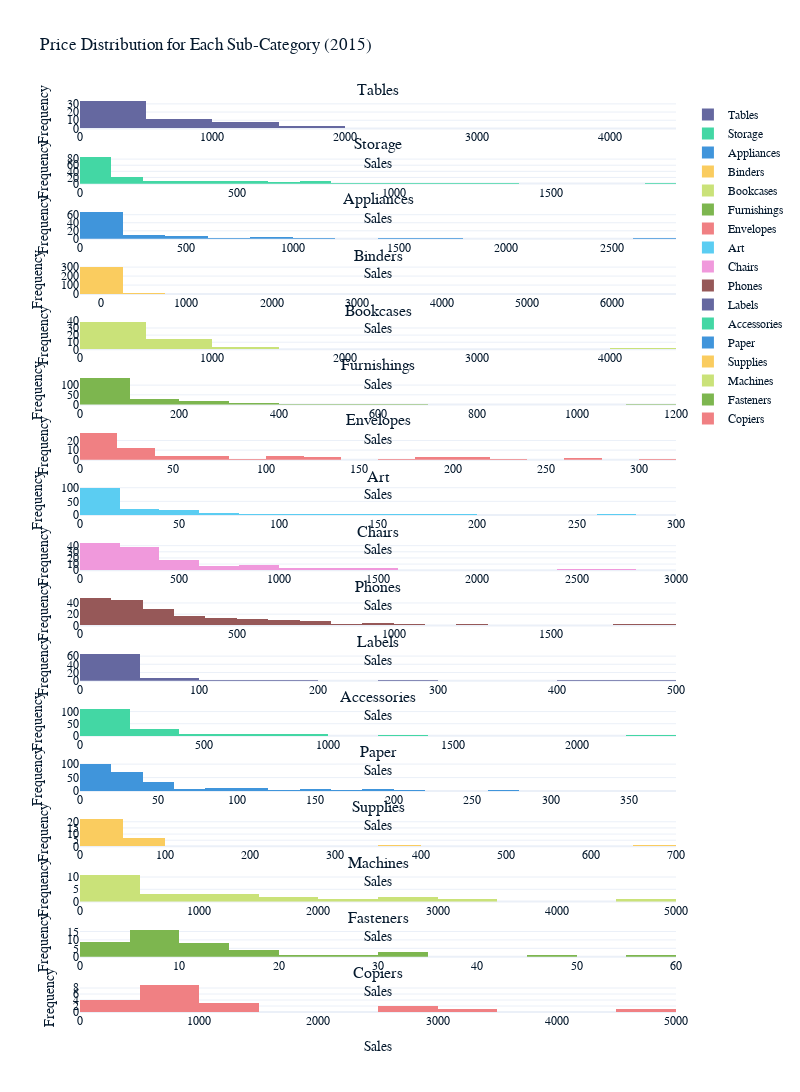

This figure's notebook cell:
### Code cell
import plotly.express as px
import plotly.graph_objects as go
from plotly.subplots import make_subplots

superstore_data_curr = superstore_data[superstore_data['Order Date'].dt.year == CURRENT_YEAR]

# Plot histogram of price distribution for each subcategory
subcategories = superstore_data_curr['Sub-Category'].unique()

# Create a subplot with one row per subcategory
fig = make_subplots(rows=len(subcategories), cols=1, subplot_titles=subcategories)

for i, subcategory in enumerate(subcategories):
    subcategory_data = superstore_data_curr[superstore_data_curr['Sub-Category'] == subcategory]
    hist = go.Histogram(x=subcategory_data['Sales'], nbinsx=20, name=subcategory)
    fig.add_trace(hist, row=i+1, col=1)

# Update layout
fig.update_layout(height=400*len(subcategories), width=800, title_text=f"Price Distribution for Each Sub-Category ({CURRENT_YEAR})")
fig.update_xaxes(title_text="Sales")
fig.update_yaxes(title_text="Frequency")

fig.show()

### Figure 1 — Plotly figure (JSON) as saved in the notebook; plotly's stock layout.template omitted (floating-point values rounded to 4 significant figures; data arrays with more than 128 entries replaced by an {"elided": "..."} marker saying what was removed)
{"data": [{"name": "Tables", "nbinsx": 20, "x": [957.6, 1045.0, 787.5, 622.4, 1039.0, 375.5, 918.8, 369.9, 393.2, 1091.0, 1618.0, 912.8, 1005.0, 172.0, 382.8, 1018.0, 207.0, 170.1, 1024.0, 710.8, 209.7, 214.1, 653.5, 244.0, 344.2, 284.4, 796.4, 802.0, 802.0, 27.41, 696.4, 253.2, 493.9, 35.54, 364.9, 199.8, 51.59, 347.4, 302.0, 102.4, 358.6, 1913.0, 1053.0, 1549.0, 446.1, 241.6, 277.5, 1253.0, 191.5, 481.2, 610.0, 211.4, 364.8, 103.5, 4298.0, 3394.0, 273.6, 85.98], "type": "histogram", "xaxis": "x", "yaxis": "y"}, {"name": "Storage", "nbinsx": 20, "x": {"elided": "171 float values"}, "type": "histogram", "xaxis": "x2", "yaxis": "y2"}, {"name": "Appliances", "nbinsx": 20, "x": [68.81, 8.652, 103.9, 152.9, 555.2, 406.6, 28.84, 134.5, 45.22, 356.0, 644.1, 845.7, 60.67, 523.2, 107.0, 434.4, 3.552, 88.83, 137.6, 541.4, 43.26, 43.56, 60.69, 194.3, 826.1, 32.78, 6.992, 106.0, 1448.0, 32.19, 60.98, 387.1, 5.768, 206.4, 121.8, 68.94, 43.56, 61.96, 98.11, 542.9, 25.86, 73.28, 48.63, 23.7, 18.2, 463.2, 75.84, 20.77, 182.9, 1641.0, 160.3, 7.78, 29.4, 1158.0, 715.6, 415.0, 19.57, 272.4, 73.16, 8.39, 962.1, 133.5, 113.9, 19.75, 44.43, 31.08, 163.4, 53.09, 2625.0, 850.5, 325.6, 186.7, 203.9, 77.58, 293.5, 98.35, 70.97, 181.0, 87.36, 370.1, 3.552, 24.59, 26.88, 111.0, 36.27, 61.44, 143.1, 269.9, 123.9, 45.28, 186.1, 35.21, 197.7, 13.11], "type": "histogram", "xaxis": "x3", "yaxis": "y3"}, {"name": "Binders", "nbinsx": 20, "x": {"elided": "318 float values"}, "type": "histogram", "xaxis": "x4", "yaxis": "y4"}, {"name": "Bookcases", "nbinsx": 20, "x": [3083.0, 532.4, 899.1, 626.4, 452.4, 35.49, 186.0, 61.96, 590.1, 359.1, 359.1, 411.3, 293.2, 142.0, 425.8, 46.38, 1553.0, 302.0, 1407.0, 300.0, 195.5, 704.9, 194.3, 120.7, 142.0, 362.0, 352.4, 512.9, 231.9, 161.0, 246.1, 384.9, 913.4, 586.4, 69.58, 283.9, 687.4, 1352.0, 4229.0, 2004.0, 66.29, 681.4, 290.4, 449.6, 510.0, 523.3, 171.0, 127.8, 145.8, 307.7, 512.5, 359.5, 131.1, 1228.0, 482.9, 301.5, 369.2, 614.0, 4405.0, 683.3, 383.5], "type": "histogram", "xaxis": "x5", "yaxis": "y5"}, {"name": "Furnishings", "nbinsx": 20, "x": {"elided": "200 float values"}, "type": "histogram", "xaxis": "x6", "yaxis": "y6"}, {"name": "Envelopes", "nbinsx": 20, "x": [3.264, 113.3, 201.0, 14.28, 105.4, 52.51, 201.0, 186.7, 10.67, 7.08, 6.208, 15.28, 101.9, 79.96, 14.75, 106.8, 29.34, 26.22, 33.96, 17.48, 124.5, 6.608, 51.12, 17.94, 8.688, 11.8, 28.75, 167.9, 27.31, 7.92, 17.48, 71.88, 186.7, 271.4, 137.2, 12.22, 12.54, 55.94, 24.4, 27.18, 12.24, 17.94, 57.96, 15.52, 271.4, 122.0, 62.24, 22.92, 210.8, 311.1, 98.46, 7.38, 21.34, 19.87, 17.48, 74.52, 4.464, 7.824, 181.0, 223.9, 16.56, 15.56, 31.12, 15.84, 12.22, 39.98, 23.99], "type": "histogram", "xaxis": "x7", "yaxis": "y7"}, {"name": "Art", "nbinsx": 20, "x": {"elided": "167 float values"}, "type": "histogram", "xaxis": "x8", "yaxis": "y8"}, {"name": "Chairs", "nbinsx": 20, "x": {"elided": "133 float values"}, "type": "histogram", "xaxis": "x9", "yaxis": "y9"}, {"name": "Phones", "nbinsx": 20, "x": {"elided": "199 float values"}, "type": "histogram", "xaxis": "x10", "yaxis": "y10"}, {"name": "Labels", "nbinsx": 20, "x": [75.18, 23.68, 2.61, 294.9, 47.36, 97.7, 21.56, 3.08, 13.05, 427.4, 3.75, 41.4, 196.6, 21.56, 7.38, 9.96, 40.1, 14.62, 14.62, 5.76, 5.04, 15.75, 9.216, 12.6, 4.608, 8.64, 2.61, 12.39, 19.82, 8.64, 8.856, 16.52, 21.93, 7.31, 9.24, 11.7, 61.06, 18.43, 20.7, 14.94, 3.15, 87.71, 23.9, 11.7, 491.6, 5.904, 4.608, 18.9, 16.52, 12, 12.6, 5.04, 4.608, 146.5, 5.76, 8.26, 87.71, 11.78, 7.5, 9.82, 12.6, 6.264, 5.04, 6.912, 31.05, 25.06, 50.12, 28.91, 5.904, 12.39, 5.904, 6.912, 35.52, 24.42, 9, 31.05, 31.5], "type": "histogram", "xaxis": "x11", "yaxis": "y11"}, {"name": "Accessories", "nbinsx": 20, "x": {"elided": "166 float values"}, "type": "histogram", "xaxis": "x12", "yaxis": "y12"}, {"name": "Paper", "nbinsx": 20, "x": {"elided": "272 float values"}, "type": "histogram", "xaxis": "x13", "yaxis": "y13"}, {"name": "Supplies", "nbinsx": 20, "x": [15.88, 70.12, 666.2, 8.72, 7.3, 51.52, 32.94, 33.36, 12.88, 29.7, 31.68, 5.84, 16.9, 41.38, 40.92, 69.12, 357.9, 23.04, 88.96, 5.888, 35.06, 25.76, 10.94, 52.59, 55.6, 27.2, 22.37, 3.488, 47.19, 6.36, 55.6], "type": "histogram", "xaxis": "x14", "yaxis": "y14"}, {"name": "Machines", "nbinsx": 20, "x": [1188.0, 480.0, 482.3, 1380.0, 240.0, 1920.0, 1800.0, 465.0, 59.99, 3080, 558.4, 2322.0, 629.9, 32.98, 71.98, 2549.0, 83.9, 480.0, 2973.0, 4644.0, 600.5, 1036.0, 287.9, 399.5], "type": "histogram", "xaxis": "x15", "yaxis": "y15"}, {"name": "Fasteners", "nbinsx": 20, "x": [5.584, 4.96, 22.2, 3.96, 10.42, 1.448, 5.84, 26.18, 10.65, 3.168, 17.45, 10.58, 5, 7.86, 7.9, 9.42, 45.92, 5.04, 12.03, 55.1, 15.8, 5.04, 31.56, 11.52, 4.512, 18.86, 7.24, 34.44, 1.24, 12.58, 10.9, 8.72, 3.488, 7.104, 5.43, 2.48, 16, 5.81, 7.56, 14.43, 7.24, 31.5, 8.04, 3.008], "type": "histogram", "xaxis": "x16", "yaxis": "y16"}, {"name": "Copiers", "nbinsx": 20, "x": [960.0, 600.0, 3150.0, 1120.0, 480.0, 2800.0, 440.0, 900.0, 880.0, 1000.0, 800.0, 440.0, 2800.0, 600.0, 550.0, 1200.0, 1440.0, 640.0, 480.0, 4900.0], "type": "histogram", "xaxis": "x17", "yaxis": "y17"}], "layout": {"xaxis": {"anchor": "y", "domain": [0, 1], "title": {"text": "Sales"}}, "yaxis": {"anchor": "x", "domain": [0.9689, 1.0], "title": {"text": "Frequency"}}, "xaxis2": {"anchor": "y2", "domain": [0, 1], "title": {"text": "Sales"}}, "yaxis2": {"anchor": "x2", "domain": [0.9083, 0.9394], "title": {"text": "Frequency"}}, "xaxis3": {"anchor": "y3", "domain": [0, 1], "title": {"text": "Sales"}}, "yaxis3": {"anchor": "x3", "domain": [0.8478, 0.8789], "title": {"text": "Frequency"}}, "xaxis4": {"anchor": "y4", "domain": [0, 1], "title": {"text": "Sales"}}, "yaxis4": {"anchor": "x4", "domain": [0.7872, 0.8183], "title": {"text": "Frequency"}}, "xaxis5": {"anchor": "y5", "domain": [0, 1], "title": {"text": "Sales"}}, "yaxis5": {"anchor": "x5", "domain": [0.7266, 0.7578], "title": {"text": "Frequency"}}, "xaxis6": {"anchor": "y6", "domain": [0, 1], "title": {"text": "Sales"}}, "yaxis6": {"anchor": "x6", "domain": [0.6661, 0.6972], "title": {"text": "Frequency"}}, "xaxis7": {"anchor": "y7", "domain": [0, 1], "title": {"text": "Sales"}}, "yaxis7": {"anchor": "x7", "domain": [0.6055, 0.6367], "title": {"text": "Frequency"}}, "xaxis8": {"anchor": "y8", "domain": [0, 1], "title": {"text": "Sales"}}, "yaxis8": {"anchor": "x8", "domain": [0.545, 0.5761], "title": {"text": "Frequency"}}, "xaxis9": {"anchor": "y9", "domain": [0, 1], "title": {"text": "Sales"}}, "yaxis9": {"anchor": "x9", "domain": [0.4844, 0.5156], "title": {"text": "Frequency"}}, "xaxis10": {"anchor": "y10", "domain": [0, 1], "title": {"text": "Sales"}}, "yaxis10": {"anchor": "x10", "domain": [0.4239, 0.455], "title": {"text": "Frequency"}}, "xaxis11": {"anchor": "y11", "domain": [0, 1], "title": {"text": "Sales"}}, "yaxis11": {"anchor": "x11", "domain": [0.3633, 0.3945], "title": {"text": "Frequency"}}, "xaxis12": {"anchor": "y12", "domain": [0, 1], "title": {"text": "Sales"}}, "yaxis12": {"anchor": "x12", "domain": [0.3028, 0.3339], "title": {"text": "Frequency"}}, "xaxis13": {"anchor": "y13", "domain": [0, 1], "title": {"text": "Sales"}}, "yaxis13": {"anchor": "x13", "domain": [0.2422, 0.2734], "title": {"text": "Frequency"}}, "xaxis14": {"anchor": "y14", "domain": [0, 1], "title": {"text": "Sales"}}, "yaxis14": {"anchor": "x14", "domain": [0.1817, 0.2128], "title": {"text": "Frequency"}}, "xaxis15": {"anchor": "y15", "domain": [0, 1], "title": {"text": "Sales"}}, "yaxis15": {"anchor": "x15", "domain": [0.1211, 0.1522], "title": {"text": "Frequency"}}, "xaxis16": {"anchor": "y16", "domain": [0, 1], "title": {"text": "Sales"}}, "yaxis16": {"anchor": "x16", "domain": [0.06055, 0.0917], "title": {"text": "Frequency"}}, "xaxis17": {"anchor": "y17", "domain": [0, 1], "title": {"text": "Sales"}}, "yaxis17": {"anchor": "x17", "domain": [0, 0.03114], "title": {"text": "Frequency"}}, "annotations": [{"font": {"size": 16}, "showarrow": false, "text": "Tables", "x": 0.5, "xanchor": "center", "xref": "paper", "y": 1.0, "yanchor": "bottom", "yref": "paper"}, {"font": {"size": 16}, "showarrow": false, "text": "Storage", "x": 0.5, "xanchor": "center", "xref": "paper", "y": 0.9394, "yanchor": "bottom", "yref": "paper"}, {"font": {"size": 16}, "showarrow": false, "text": "Appliances", "x": 0.5, "xanchor": "center", "xref": "paper", "y": 0.8789, "yanchor": "bottom", "yref": "paper"}, {"font": {"size": 16}, "showarrow": false, "text": "Binders", "x": 0.5, "xanchor": "center", "xref": "paper", "y": 0.8183, "yanchor": "bottom", "yref": "paper"}, {"font": {"size": 16}, "showarrow": false, "text": "Bookcases", "x": 0.5, "xanchor": "center", "xref": "paper", "y": 0.7578, "yanchor": "bottom", "yref": "paper"}, {"font": {"size": 16}, "showarrow": false, "text": "Furnishings", "x": 0.5, "xanchor": "center", "xref": "paper", "y": 0.6972, "yanchor": "bottom", "yref": "paper"}, {"font": {"size": 16}, "showarrow": false, "text": "Envelopes", "x": 0.5, "xanchor": "center", "xref": "paper", "y": 0.6367, "yanchor": "bottom", "yref": "paper"}, {"font": {"size": 16}, "showarrow": false, "text": "Art", "x": 0.5, "xanchor": "center", "xref": "paper", "y": 0.5761, "yanchor": "bottom", "yref": "paper"}, {"font": {"size": 16}, "showarrow": false, "text": "Chairs", "x": 0.5, "xanchor": "center", "xref": "paper", "y": 0.5156, "yanchor": "bottom", "yref": "paper"}, {"font": {"size": 16}, "showarrow": false, "text": "Phones", "x": 0.5, "xanchor": "center", "xref": "paper", "y": 0.455, "yanchor": "bottom", "yref": "paper"}, {"font": {"size": 16}, "showarrow": false, "text": "Labels", "x": 0.5, "xanchor": "center", "xref": "paper", "y": 0.3945, "yanchor": "bottom", "yref": "paper"}, {"font": {"size": 16}, "showarrow": false, "text": "Accessories", "x": 0.5, "xanchor": "center", "xref": "paper", "y": 0.3339, "yanchor": "bottom", "yref": "paper"}, {"font": {"size": 16}, "showarrow": false, "text": "Paper", "x": 0.5, "xanchor": "center", "xref": "paper", "y": 0.2734, "yanchor": "bottom", "yref": "paper"}, {"font": {"size": 16}, "showarrow": false, "text": "Supplies", "x": 0.5, "xanchor": "center", "xref": "paper", "y": 0.2128, "yanchor": "bottom", "yref": "paper"}, {"font": {"size": 16}, "showarrow": false, "text": "Machines", "x": 0.5, "xanchor": "center", "xref": "paper", "y": 0.1522, "yanchor": "bottom", "yref": "paper"}, {"font": {"size": 16}, "showarrow": false, "text": "Fasteners", "x": 0.5, "xanchor": "center", "xref": "paper", "y": 0.0917, "yanchor": "bottom", "yref": "paper"}, {"font": {"size": 16}, "showarrow": false, "text": "Copiers", "x": 0.5, "xanchor": "center", "xref": "paper", "y": 0.03114, "yanchor": "bottom", "yref": "paper"}], "title": {"text": "Price Distribution for Each Sub-Category (2015)"}, "height": 6800, "width": 800}}
